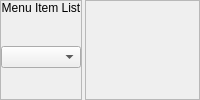
    <widget class="QWidget" name="widget_12" native="true">
     <property name="sizePolicy">
      <sizepolicy hsizetype="Preferred" vsizetype="Fixed">
       <horstretch>0</horstretch>
       <verstretch>0</verstretch>
      </sizepolicy>
     </property>
     <layout class="QHBoxLayout" name="horizontalLayout_7">
      <property name="spacing">
       <number>3</number>
      </property>
      <property name="margin">
       <number>0</number>
      </property>
      <item>
       <widget class="QFrame" name="frame_9">
        <property name="frameShape">
         <enum>QFrame::StyledPanel</enum>
        </property>
        <property name="frameShadow">
         <enum>QFrame::Raised</enum>
        </property>
        <layout class="QVBoxLayout" name="verticalLayout_19">
         <property name="spacing">
          <number>0</number>
         </property>
         <property name="margin">
          <number>0</number>
         </property>
         <item>
          <widget class="QLabel" name="label_6">
           <property name="sizePolicy">
            <sizepolicy hsizetype="Preferred" vsizetype="Fixed">
             <horstretch>0</horstretch>
             <verstretch>0</verstretch>
            </sizepolicy>
           </property>
           <property name="text">
            <string>Menu Item List</string>
           </property>
           <property name="alignment">
            <set>Qt::AlignCenter</set>
           </property>
          </widget>
         </item>
         <item>
          <widget class="QWidget" name="widget_6" native="true">
           <layout class="QHBoxLayout" name="horizontalLayout_5">
            <property name="spacing">
             <number>0</number>
            </property>
            <property name="margin">
             <number>0</number>
            </property>
            <item>
             <widget class="QComboBox" name="cboxMenuItemList"/>
            </item>
           </layout>
          </widget>
         </item>
        </layout>
       </widget>
      </item>
      <item>
       <widget class="QFrame" name="frame_10">
        <property name="sizePolicy">
         <sizepolicy hsizetype="Expanding" vsizetype="Preferred">
          <horstretch>0</horstretch>
          <verstretch>0</verstretch>
         </sizepolicy>
        </property>
        <property name="frameShape">
         <enum>QFrame::StyledPanel</enum>
        </property>
        <property name="frameShadow">
         <enum>QFrame::Raised</enum>
        </property>
       </widget>
      </item>
     </layout>
    </widget>
